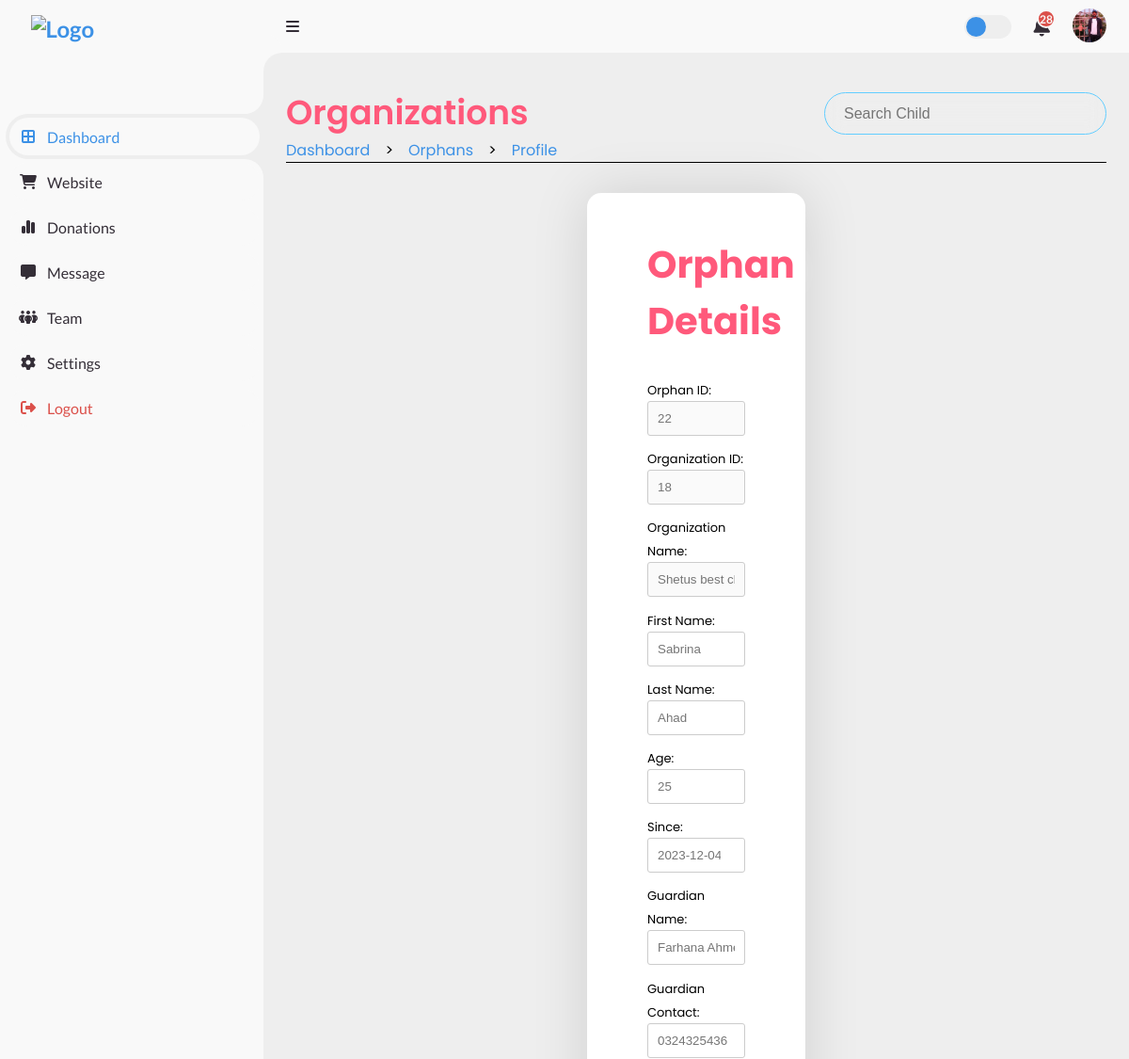
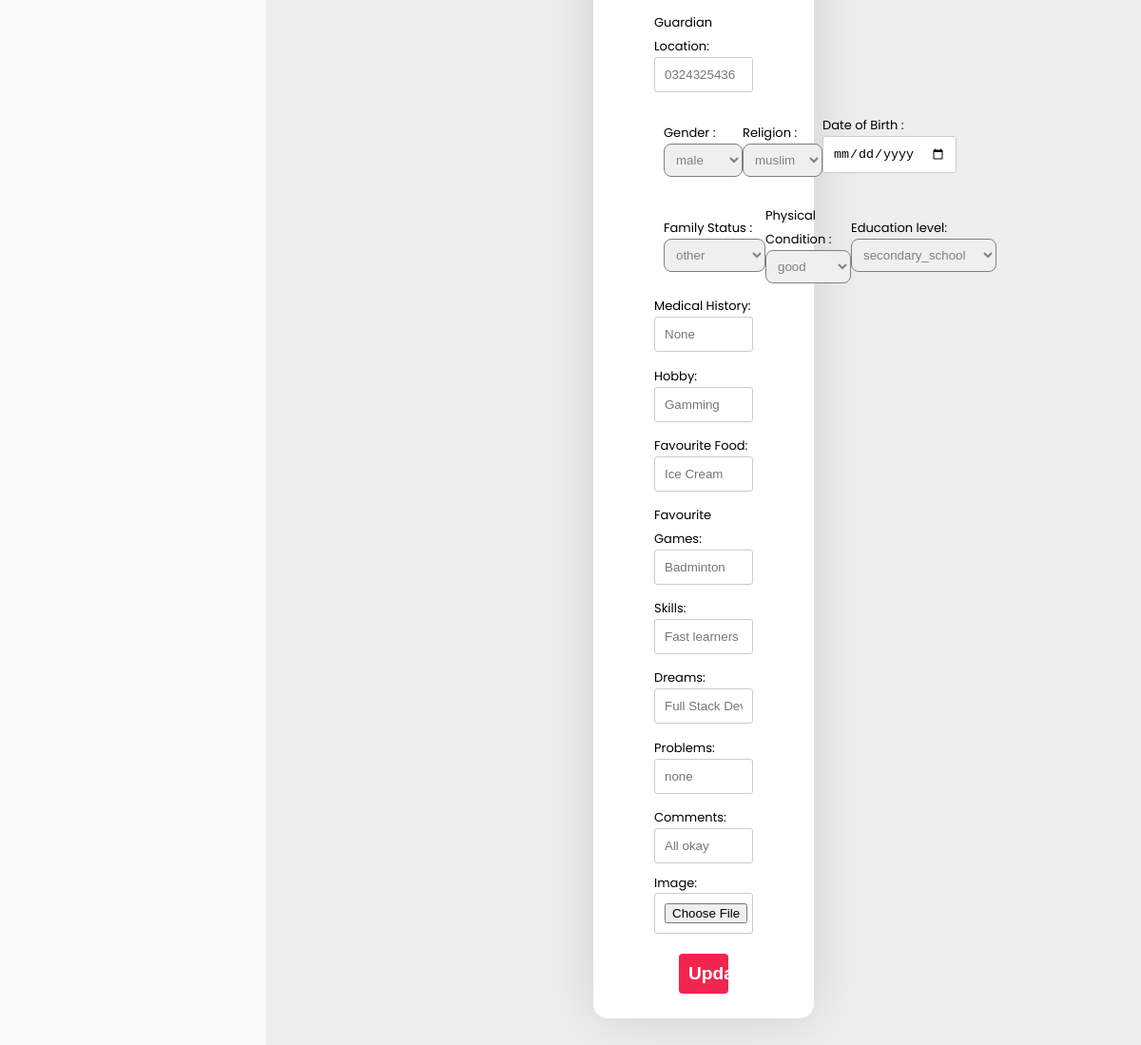
The page /Root/Admin_Side/Dash/Orphans/VIEW_CHILD.php?orphan_id=22 (signed in) on the database its author committed (2 pictures, top to bottom).
### tables this page shows
CREATE TABLE `admin_list` (
  `admin_id` int(11) NOT NULL,
  `acc_id` int(11) NOT NULL,
  `admin_name` varchar(30) DEFAULT NULL,
  `admin_contact` varchar(30) DEFAULT NULL,
  `admin_priyority` int(11) DEFAULT NULL,
  `admin_image` varchar(255) DEFAULT NULL
);

CREATE TABLE `orphan_list` (
  `orphan_id` int(11) NOT NULL,
  `org_id` int(30) DEFAULT NULL,
  `guardian_id` int(11) DEFAULT NULL,
  `first_name` varchar(30) DEFAULT NULL,
  `last_name` varchar(30) DEFAULT NULL,
  `age` int(11) DEFAULT NULL,
  `gender` varchar(10) DEFAULT NULL,
  `religion` varchar(15) DEFAULT NULL,
  `date_of_birth` date DEFAULT NULL,
  `since` date DEFAULT NULL,
  `family_status` varchar(30) DEFAULT NULL,
  `physical_condition` varchar(30) DEFAULT NULL,
  `education_level` varchar(30) DEFAULT NULL,
  `medical_history` varchar(100) DEFAULT NULL,
  `hobby` varchar(30) DEFAULT NULL,
  `favorite_food` varchar(30) DEFAULT NULL,
  `favorite_game` varchar(30) DEFAULT NULL,
  `skills` text DEFAULT NULL,
  `dreams` text DEFAULT NULL,
  `problems` text DEFAULT NULL,
  `other_comments` text DEFAULT NULL,
  `orphan_image` varchar(255) DEFAULT NULL,
  `adoption_status` enum('0','1') NOT NULL DEFAULT '0',
  `removed_status` enum('0','1') NOT NULL DEFAULT '0'
);

CREATE TABLE `org_list` (
  `org_id` int(11) NOT NULL,
  `org_name` varchar(30) DEFAULT NULL,
  `acc_id` int(11) NOT NULL,
  `org_description` text DEFAULT NULL,
  `org_email` varchar(30) DEFAULT NULL,
  `org_phone` varchar(20) DEFAULT NULL,
  `org_website` varchar(30) DEFAULT NULL,
  `org_logo` varchar(255) DEFAULT NULL,
  `established` date DEFAULT NULL,
  `org_location` varchar(30) DEFAULT NULL,
  `org_vision` varchar(30) DEFAULT NULL,
  `org_reviews` decimal(2,2) DEFAULT NULL
);

CREATE TABLE `local_orphan_guardian` (
  `guardian_id` int(11) NOT NULL,
  `guardian_name` varchar(30) DEFAULT NULL,
  `guardian_contact` varchar(30) DEFAULT NULL,
  `guardian_location` varchar(30) DEFAULT NULL
);

### Root/Admin_Side/Dash/ADMIN_DASH_BE.php (called while the page is built, shortened)
<?php
    include('/xampp/htdocs/DBMS_Project_Organized_One/Includes/db_con.php');
    if (!isset($_SESSION['acc_id']) && !isset($_SESSION['role'])) {
        $_SESSION['notify'] = "user_id not seted";
        header("Location: /Root/Login_Page/LOGIN_FORM.php");
        exit();
    } else {
        $acc_id = $_SESSION['acc_id'];
        $sql = "SELECT * FROM admin_list Where acc_id = '$acc_id'";
        $sql_result = mysqli_query($con, $sql);
        if (mysqli_num_rows($sql_result) == 1) {
            $row = mysqli_fetch_array($sql_result);
            $admin_image = $row['admin_image'];
        }
        else {
            $_SESSION['notify'] = "data not found";
            header("Location: /Root/Login_Page/LOGIN_FORM.php");
            exit();
        }
    }
?>

### Root/Admin_Side/Dash/Orphans/VIEW_BE.php (called while the page is built, shortened)
<?php
    include('/xampp/htdocs/DBMS_Project_Organized_One/Includes/db_con.php');
    if (isset($_GET['orphan_id'])) {
        $orphanId = mysqli_real_escape_string($con, $_GET['orphan_id']);
        $fetchOrphanQuery = "SELECT * FROM orphan_list WHERE orphan_id = '$orphanId'";
        $result = mysqli_query($con, $fetchOrphanQuery);
        if (mysqli_num_rows($result) == 1 ) {
            $row = mysqli_fetch_assoc($result);
            $org_id = $row['org_id'];
            $first_name = $row['first_name'];
            $last_name = $row['last_name'];
            $age = $row['age'];
            $gender = $row['gender'];
            $religion = $row['religion'];
            $guardian_id = $row['guardian_id'];
            $date_of_birth = $row['date_of_birth'];
            $since = $row['since'];
            $family_status = $row['family_status'];
            $physical_condition = $row['physical_condition'];
            $education_level = $row['education_level'];
            $medical_history = $row['medical_history'];
            $hobby = $row['hobby'];
            $favorite_food = $row['favorite_food'];
            $favorite_game = $row['favorite_game'];
            $skills = $row['skills'];
            $dreams = $row['dreams'];
            $problems = $row['problems'];
            $other_comments = $row['other_comments'];
            $query2 = "SELECT org_name, org_location, org_phone FROM org_list WHERE org_id = $org_id";
            $result2 = mysqli_query($con, $query2);
            if (mysqli_num_rows($result2) == 1 ) {
                $row2 = mysqli_fetch_assoc($result2);
                $org_name = $row2['org_name'];
            }
            $query3 = "SELECT * FROM local_orphan_guardian WHERE guardian_id = $guardian_id";
            $result3 = mysqli_query($con, $query3);
            if (mysqli_num_rows($result3) == 1 ) {
                $row3 = mysqli_fetch_assoc($result3);
                $guardian_name = $row3['guardian_name'];
                $guardian_contact = $row3['guardian_contact'];
            }
        }   else {
            echo 'Orphan profile not found.';
        }
    }   else {
            echo "error";
    }
?>

### Root/Admin_Side/Dash/Orphans/VIEW_CHILD.php (the view, shortened to what this page needs)
<?php
  include('/xampp/htdocs/DBMS_Project_Organized_One/Root/Admin_Side/Dash/ADMIN_DASH_BE.php');
?>
<!DOCTYPE html>
<html lang="en">
  <head>
    <link rel="stylesheet" href="https://cdnjs.cloudflare.com/ajax/libs/font-awesome/6.4.0/css/all.min.css"/>
    <link href="https://cdn.jsdelivr.net/npm/remixicon@3.5.0/fonts/remixicon.css" rel="stylesheet"/>
    <link rel="stylesheet" href="https://cdn.jsdelivr.net/npm/swiper@10/swiper-bundle.min.css"/>
    <link href='https://unpkg.com/boxicons@2.1.4/css/boxicons.min.css' rel='stylesheet'>
    <link rel="stylesheet" href="/Root/Admin_Side/Dash/Organizations/ORG_DASH_STYLE.css" />
    <link rel="stylesheet" href="/Root/Admin_Side/Dash/Orphans/VIEW_STYLE.css">
  </head>
  <body>
    <section class="sidebar">
      <a href="/Root/Admin_Side/Dash/ADMIN_DASH.php" class="logo">
        <img src="/Root/Landing_Page/LOGO_NoBackground.png" alt="Logo" />
      </a>
      <ul class="side-menu top">
        <li class="active">
          <a href="/Root/Admin_Side/Dash/ADMIN_DASH.php" class="nav-link">
            <i class="fas fa-border-all"></i>
            <span class="text">Dashboard</span>
          </a>
        </li>
        <li>
          <a href="#" class="nav-link">
            <i class="fas fa-shopping-cart"></i>
            <span class="text">Website</span>
          </a>
        </li>
        <li>
          <a href="/Root/Admin_Side/Donation/DONATION_DASH.php" class="nav-link">
            <i class="fas fa-chart-simple"></i>
            <span class="text">Donations</span>
          </a>
        </li>
        <li>
          <a href="#" class="nav-link">
            <i class="fas fa-message"></i>
            <span class="text">Message</span>
          </a>
        </li>
        <li>
          <a href="#" class="nav-link">
            <i class="fas fa-people-group"></i>
            <span class="text">Team</span>
          </a>
        </li>
        <li>
          <a href="#">
            <i class="fas fa-cog"></i>
            <span class="text">Settings</span>
          </a>
        </li>
        <li>
          <a href="/Includes/logout.php" class="logout">
            <i class="fas fa-right-from-bracket"></i>
            <span class="text">Logout</span>
          </a>
        </li>
      </ul>
    </section>
    <section class="content">
      <nav>
        <i class="fas fa-bars menu-btn"></i>
        <label for="switch-mode" class="switch-mode"></label>
        <a href="#" class="notification">
          <span class="num">28</span>
        </a>
        <a href="/Root/Admin_Side/Dash/Admin/ADMIN_PROFILE.php" class="profile">
          <img src="../Admin/<?php echo $admin_image ?>" alt="profile" />
        </a>
      </nav>
        <main>
            <div class="head-title">
                <div class="left">
                    <h1>Organizations</h1>
                    <ul class="breadcrumb">
                            <li>
                                <a class="active" href="/Root/Admin_Side/Dash/ADMIN_DASH.php">Dashboard</a>
                            </li>
                            <li>></li>
                            <li>
                                <a class="active" href="/Root/Admin_Side//Dash/Orphans/ORPHAN_DASH.php">Orphans</a>
                            </li>
                            <li>></li>
                            <li>
                                <a class="active" href="#">Profile</a>
                            </li>
                        </ul>
                </div>
                <div class="ctn">
                    <form action="#" method="GET">
                        <input type="text" name="query" placeholder="Search Child">
                    </form>
                </div>
            </div>
            <div class="container">
                <?php
                   include('/xampp/htdocs/DBMS_Project_Organized_One/Root/Admin_Side/Dash/Orphans/VIEW_BE.php');
                ?>
                <h2>Orphan Details</h2>
                <form action="/Root/Admin_Side/Dash/Orphans/VIEW_UPDATE_BE.php" method="post" enctype="multipart/form-data">
                    <div class="row">
                      <label>Orphan ID:</label>
                      <input type="text" name="orphan_id " placeholder="<?php echo $orphanId ?>" disabled>
                    </div>
                    <div class="row">
                      <label>Organization ID:</label>
                      <input type="number" name="org_id " placeholder="<?php echo $org_id ?>" disabled>
                    </div>
                    <div class="row">
                      <label>Organization Name:</label>
                      <input type="text" name="org_name " placeholder="<?php echo $org_name ?>" disabled>
                    </div>
                    <div class="row">
                      <label>First Name:</label>
                      <input type="text" name="first_name" placeholder="<?php echo $first_name ?>" >
                    </div>
                    <div class="row">
                      <label>Last Name:</label>
                      <input type="text" name="last_name" placeholder="<?php echo $last_name ?>" >
                    </div>
                    <div class="row">
                      <label>Age:</label>
                      <input type="number" name="age" placeholder="<?php echo $age ?>">
                    </div>
                    <div class="row">
                      <label>Since:</label>
                      <input type="number" name="Since" placeholder="<?php echo $since ?>">
                    </div>
                    <div class="row">
                      <label>Guardian Name:</label>
                      <input type="text" name="guardian_name" placeholder="<?php echo $guardian_name ?>" >
                    </div>
                    <div class="row">
                      <label>Guardian Contact:</label>
                      <input type="text" name="guardian_contact" placeholder="<?php echo $guardian_contact ?>" >
                    </div>
                    <div class="row">
                      <label>Guardian Location:</label>
                      <input type="text" name="guardian_location" placeholder="<?php echo $guardian_contact ?>" >
                    </div>
                    <div class="opt">
                        <div class="part">
                        <label>Gender :</label>
                        <select name="gender" >
                            <option value=""><?php echo $gender ?></option>
                        </select>
                        </div>
                        <div class="part">
                        <label>Religion :</label>
                        <select name="religion" >
                            <option value=''><?php echo $religion ?></option>
                        </select>
                        </div>
                        <div class="part">
                        <label>Date of Birth :</label>
                        <input type="date" name="date_of_birth" placeholder="<?php echo $date_of_birth ?>">
                        </div>
                    </div>
                    <div class="opt">
                        <div class="part">
                            <label>Family Status :</label>
                            <select name="family_status" >
                                <option value=''><?php echo $family_status ?></option>
                            </select>
                        </div>
                        <div class="part">
                            <label>Physical Condition :</label>
                            <select name="physical_condition" >
                                <option value=''><?php echo $physical_condition ?></option>
                            </select>
                        </div>
                        <div class="part">
                            <label>Education level:</label>
                            <select name="education_level" >
                                <option value=''><?php echo $education_level ?></option>
                            </select>
                        </div>
                    </div>
                    <div class="row">
                      <label>Medical History:</label>
                      <input type="text" name="medical_history" placeholder="<?php echo $medical_history ?>">
                    </div>
                    <div class="row">
                      <label>Hobby:</label>
                      <input type="text" name="hobby"  placeholder="<?php echo $hobby ?>">
                    </div>
                    <div class="row">
                      <label>Favourite Food:</label>
                      <input type="text" name="favorite_food" placeholder="<?php echo $favorite_food ?>">
                    </div>
                    <div class="row">
                      <label>Favourite Games:</label>
                      <input type="text" name="favorite_game" placeholder="<?php echo $favorite_game ?>">
                    </div>
                    <div class="row">
                      <label>Skills:</label>
                      <input type="text" name="skills" placeholder="<?php echo $skills ?>">
                    </div>
                    <div class="row">
                      <label>Dreams:</label>
                      <input type="text" name="dreams" placeholder="<?php echo $dreams ?>">
                    </div>
                    <div class="row">
                      <label>Problems:</label>
                      <input type="text" name="problems" placeholder="<?php echo $problems ?>">
                    </div>
                    <div class="row">
                      <label>Comments:</label>
                      <input  type="text" name="other_comments" placeholder="<?php echo $other_comments ?>">
                    </div>
                    <label>Image:</label>
                    <input type="file" name="image" accept="image/*">
                    <div class="btn">
                        <button type="submit" name="update">Update</button>
                    </div>
                </form>
            </div>
        </main>
    </section>
  </body>
</html>

### Root/Admin_Side/Dash/Orphans/VIEW_STYLE.css (style rules this page uses)
.content main .container { margin: 2rem 20rem; padding: 1rem 4rem; background-color: #fff; border-radius: 15px; box-shadow: 0 0 60px rgba(0, 0, 0, 0.13); }
.container h2 { text-align: center; font-size: 2.5rem; color: #FF597B; padding: 0; margin: 30px 0px; text-shadow: 2px 5px 30px hsl(0, 0%, 100%); }
.container form { display: flex; flex-direction: column; }
.container label { font-size: small; color: black; padding-bottom: -5px; }
.container input { width: 100%; margin: 0 0 .7rem 0; padding: 10px; border: 1px solid #ccc; border-radius: 3px; color: black; }
.container select { color: gray; padding: 8px; border-color: gray; border-radius: 8px; }
.container .btn { display: flex; align-items: center; justify-content: center; }
.container button { width: 50%; background-color: var(--color5); color: #fff; border: none; padding: 10px 10px; margin: 10px 0px; border-radius: 4px; font-size: 1.2rem; font-weight: 700; cursor: pointer; margin-bottom: 10px; }
.container .opt { display: flex; align-items: center; justify-content: space-evenly; padding: 10px; }

### rows shown on the page
admin_list: admin_image (picture)
orphan_list: org "18", first_name "Sabrina", last_name "Ahad", age "25", Since "2023-12-04", gender "male", religion "muslim", family_status "other", physical_condition "good", education_level "secondary_school", medical_history "None", hobby "Gamming", favorite_food "Ice Cream", favorite_game "Badminton", skills "Fast learners", dreams "Full Stack Developer", problems "none", other_comments "All okay"
org_list: org_name "Shetus best charity"
local_orphan_guardian: guardian_name "Farhana Ahmed", guardian_contact "0324325436", guardian_location "0324325436"
